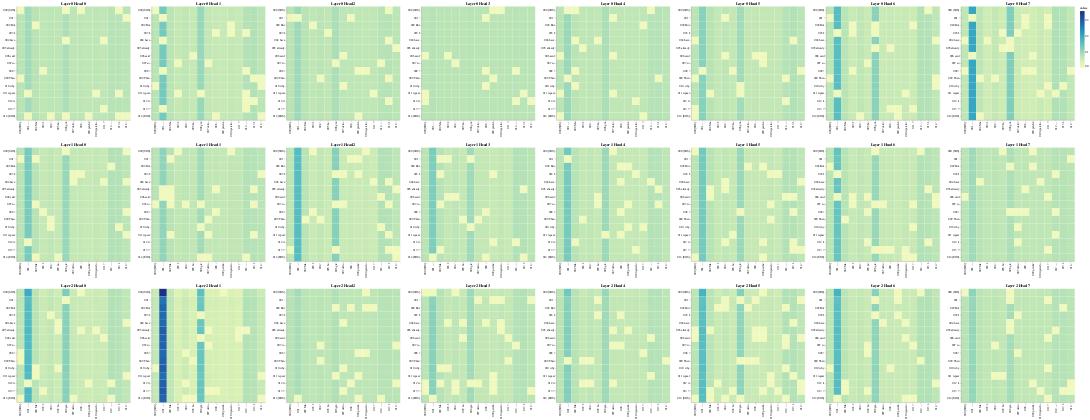

The notebook cell this image was saved under:
### Code cell
# Cross-Attention
get_all_attention_maps("encoder-decoder", layers, heads, encoder_input_tokens, decoder_input_tokens, min(20, sentence_len))

### Figure 1 — Vega-Lite specification as saved in the notebook (floating-point values rounded to 4 significant figures; data arrays with more than 128 entries replaced by an {"elided": "..."} marker saying what was removed)
{"config": {"view": {"continuousWidth": 300, "continuousHeight": 300}}, "vconcat": [{"hconcat": [{"data": {"name": "data-6f38e450341299099bb3950595f880e6"}, "mark": {"type": "rect"}, "encoding": {"color": {"field": "value", "type": "quantitative"}, "tooltip": [{"field": "row", "type": "quantitative"}, {"field": "column", "type": "quantitative"}, {"field": "value", "type": "quantitative"}, {"field": "row_token", "type": "nominal"}, {"field": "col_token", "type": "nominal"}], "x": {"axis": {"title": ""}, "field": "col_token", "type": "nominal"}, "y": {"axis": {"title": ""}, "field": "row_token", "type": "nominal"}}, "height": 400, "name": "view_121", "title": "Layer 0 Head 0", "width": 400}, {"data": {"name": "data-6dbe57a26092a02cf934bc00dcea748a"}, "mark": {"type": "rect"}, "encoding": {"color": {"field": "value", "type": "quantitative"}, "tooltip": [{"field": "row", "type": "quantitative"}, {"field": "column", "type": "quantitative"}, {"field": "value", "type": "quantitative"}, {"field": "row_token", "type": "nominal"}, {"field": "col_token", "type": "nominal"}], "x": {"axis": {"title": ""}, "field": "col_token", "type": "nominal"}, "y": {"axis": {"title": ""}, "field": "row_token", "type": "nominal"}}, "height": 400, "name": "view_122", "title": "Layer 0 Head 1", "width": 400}, {"data": {"name": "data-0bd302d32b7d66ae38aeed282dc04ee6"}, "mark": {"type": "rect"}, "encoding": {"color": {"field": "value", "type": "quantitative"}, "tooltip": [{"field": "row", "type": "quantitative"}, {"field": "column", "type": "quantitative"}, {"field": "value", "type": "quantitative"}, {"field": "row_token", "type": "nominal"}, {"field": "col_token", "type": "nominal"}], "x": {"axis": {"title": ""}, "field": "col_token", "type": "nominal"}, "y": {"axis": {"title": ""}, "field": "row_token", "type": "nominal"}}, "height": 400, "name": "view_123", "title": "Layer 0 Head 2", "width": 400}, {"data": {"name": "data-964b26c68feab87e9631c516831bf111"}, "mark": {"type": "rect"}, "encoding": {"color": {"field": "value", "type": "quantitative"}, "tooltip": [{"field": "row", "type": "quantitative"}, {"field": "column", "type": "quantitative"}, {"field": "value", "type": "quantitative"}, {"field": "row_token", "type": "nominal"}, {"field": "col_token", "type": "nominal"}], "x": {"axis": {"title": ""}, "field": "col_token", "type": "nominal"}, "y": {"axis": {"title": ""}, "field": "row_token", "type": "nominal"}}, "height": 400, "name": "view_124", "title": "Layer 0 Head 3", "width": 400}, {"data": {"name": "data-c8702d979bf93dcf69abf6cab0d61b1a"}, "mark": {"type": "rect"}, "encoding": {"color": {"field": "value", "type": "quantitative"}, "tooltip": [{"field": "row", "type": "quantitative"}, {"field": "column", "type": "quantitative"}, {"field": "value", "type": "quantitative"}, {"field": "row_token", "type": "nominal"}, {"field": "col_token", "type": "nominal"}], "x": {"axis": {"title": ""}, "field": "col_token", "type": "nominal"}, "y": {"axis": {"title": ""}, "field": "row_token", "type": "nominal"}}, "height": 400, "name": "view_125", "title": "Layer 0 Head 4", "width": 400}, {"data": {"name": "data-5619184f6d7da37be908b16273a250a6"}, "mark": {"type": "rect"}, "encoding": {"color": {"field": "value", "type": "quantitative"}, "tooltip": [{"field": "row", "type": "quantitative"}, {"field": "column", "type": "quantitative"}, {"field": "value", "type": "quantitative"}, {"field": "row_token", "type": "nominal"}, {"field": "col_token", "type": "nominal"}], "x": {"axis": {"title": ""}, "field": "col_token", "type": "nominal"}, "y": {"axis": {"title": ""}, "field": "row_token", "type": "nominal"}}, "height": 400, "name": "view_126", "title": "Layer 0 Head 5", "width": 400}, {"data": {"name": "data-85960a23d50864f0eae22f94b657d620"}, "mark": {"type": "rect"}, "encoding": {"color": {"field": "value", "type": "quantitative"}, "tooltip": [{"field": "row", "type": "quantitative"}, {"field": "column", "type": "quantitative"}, {"field": "value", "type": "quantitative"}, {"field": "row_token", "type": "nominal"}, {"field": "col_token", "type": "nominal"}], "x": {"axis": {"title": ""}, "field": "col_token", "type": "nominal"}, "y": {"axis": {"title": ""}, "field": "row_token", "type": "nominal"}}, "height": 400, "name": "view_127", "title": "Layer 0 Head 6", "width": 400}, {"data": {"name": "data-aa5672c6c431612b4eebc048577f171e"}, "mark": {"type": "rect"}, "encoding": {"color": {"field": "value", "type": "quantitative"}, "tooltip": [{"field": "row", "type": "quantitative"}, {"field": "column", "type": "quantitative"}, {"field": "value", "type": "quantitative"}, {"field": "row_token", "type": "nominal"}, {"field": "col_token", "type": "nominal"}], "x": {"axis": {"title": ""}, "field": "col_token", "type": "nominal"}, "y": {"axis": {"title": ""}, "field": "row_token", "type": "nominal"}}, "height": 400, "name": "view_128", "title": "Layer 0 Head 7", "width": 400}]}, {"hconcat": [{"data": {"name": "data-a130867e92aadbcb1aa38295565d4caa"}, "mark": {"type": "rect"}, "encoding": {"color": {"field": "value", "type": "quantitative"}, "tooltip": [{"field": "row", "type": "quantitative"}, {"field": "column", "type": "quantitative"}, {"field": "value", "type": "quantitative"}, {"field": "row_token", "type": "nominal"}, {"field": "col_token", "type": "nominal"}], "x": {"axis": {"title": ""}, "field": "col_token", "type": "nominal"}, "y": {"axis": {"title": ""}, "field": "row_token", "type": "nominal"}}, "height": 400, "name": "view_129", "title": "Layer 1 Head 0", "width": 400}, {"data": {"name": "data-fc653cf58b5e521f3f1fe9d5f2e3d416"}, "mark": {"type": "rect"}, "encoding": {"color": {"field": "value", "type": "quantitative"}, "tooltip": [{"field": "row", "type": "quantitative"}, {"field": "column", "type": "quantitative"}, {"field": "value", "type": "quantitative"}, {"field": "row_token", "type": "nominal"}, {"field": "col_token", "type": "nominal"}], "x": {"axis": {"title": ""}, "field": "col_token", "type": "nominal"}, "y": {"axis": {"title": ""}, "field": "row_token", "type": "nominal"}}, "height": 400, "name": "view_130", "title": "Layer 1 Head 1", "width": 400}, {"data": {"name": "data-19cf7176a8de4d3e816929c206f7e70e"}, "mark": {"type": "rect"}, "encoding": {"color": {"field": "value", "type": "quantitative"}, "tooltip": [{"field": "row", "type": "quantitative"}, {"field": "column", "type": "quantitative"}, {"field": "value", "type": "quantitative"}, {"field": "row_token", "type": "nominal"}, {"field": "col_token", "type": "nominal"}], "x": {"axis": {"title": ""}, "field": "col_token", "type": "nominal"}, "y": {"axis": {"title": ""}, "field": "row_token", "type": "nominal"}}, "height": 400, "name": "view_131", "title": "Layer 1 Head 2", "width": 400}, {"data": {"name": "data-58106b9dcae704cb03ebcf9f58cc7639"}, "mark": {"type": "rect"}, "encoding": {"color": {"field": "value", "type": "quantitative"}, "tooltip": [{"field": "row", "type": "quantitative"}, {"field": "column", "type": "quantitative"}, {"field": "value", "type": "quantitative"}, {"field": "row_token", "type": "nominal"}, {"field": "col_token", "type": "nominal"}], "x": {"axis": {"title": ""}, "field": "col_token", "type": "nominal"}, "y": {"axis": {"title": ""}, "field": "row_token", "type": "nominal"}}, "height": 400, "name": "view_132", "title": "Layer 1 Head 3", "width": 400}, {"data": {"name": "data-70d1941661f148b37bfec61ccd370947"}, "mark": {"type": "rect"}, "encoding": {"color": {"field": "value", "type": "quantitative"}, "tooltip": [{"field": "row", "type": "quantitative"}, {"field": "column", "type": "quantitative"}, {"field": "value", "type": "quantitative"}, {"field": "row_token", "type": "nominal"}, {"field": "col_token", "type": "nominal"}], "x": {"axis": {"title": ""}, "field": "col_token", "type": "nominal"}, "y": {"axis": {"title": ""}, "field": "row_token", "type": "nominal"}}, "height": 400, "name": "view_133", "title": "Layer 1 Head 4", "width": 400}, {"data": {"name": "data-56bd0d8bb8d9ea0a274d4bbb88afe076"}, "mark": {"type": "rect"}, "encoding": {"color": {"field": "value", "type": "quantitative"}, "tooltip": [{"field": "row", "type": "quantitative"}, {"field": "column", "type": "quantitative"}, {"field": "value", "type": "quantitative"}, {"field": "row_token", "type": "nominal"}, {"field": "col_token", "type": "nominal"}], "x": {"axis": {"title": ""}, "field": "col_token", "type": "nominal"}, "y": {"axis": {"title": ""}, "field": "row_token", "type": "nominal"}}, "height": 400, "name": "view_134", "title": "Layer 1 Head 5", "width": 400}, {"data": {"name": "data-b34f5833df45f3c2dfbf997bd5522df5"}, "mark": {"type": "rect"}, "encoding": {"color": {"field": "value", "type": "quantitative"}, "tooltip": [{"field": "row", "type": "quantitative"}, {"field": "column", "type": "quantitative"}, {"field": "value", "type": "quantitative"}, {"field": "row_token", "type": "nominal"}, {"field": "col_token", "type": "nominal"}], "x": {"axis": {"title": ""}, "field": "col_token", "type": "nominal"}, "y": {"axis": {"title": ""}, "field": "row_token", "type": "nominal"}}, "height": 400, "name": "view_135", "title": "Layer 1 Head 6", "width": 400}, {"data": {"name": "data-862fbc78302ca39e532443317aa7dcbf"}, "mark": {"type": "rect"}, "encoding": {"color": {"field": "value", "type": "quantitative"}, "tooltip": [{"field": "row", "type": "quantitative"}, {"field": "column", "type": "quantitative"}, {"field": "value", "type": "quantitative"}, {"field": "row_token", "type": "nominal"}, {"field": "col_token", "type": "nominal"}], "x": {"axis": {"title": ""}, "field": "col_token", "type": "nominal"}, "y": {"axis": {"title": ""}, "field": "row_token", "type": "nominal"}}, "height": 400, "name": "view_136", "title": "Layer 1 Head 7", "width": 400}]}, {"hconcat": [{"data": {"name": "data-01fe0a309dd6309f609b3be2ad27c73e"}, "mark": {"type": "rect"}, "encoding": {"color": {"field": "value", "type": "quantitative"}, "tooltip": [{"field": "row", "type": "quantitative"}, {"field": "column", "type": "quantitative"}, {"field": "value", "type": "quantitative"}, {"field": "row_token", "type": "nominal"}, {"field": "col_token", "type": "nominal"}], "x": {"axis": {"title": ""}, "field": "col_token", "type": "nominal"}, "y": {"axis": {"title": ""}, "field": "row_token", "type": "nominal"}}, "height": 400, "name": "view_137", "title": "Layer 2 Head 0", "width": 400}, {"data": {"name": "data-6d456a397e1e5dabf44d150c0a87cce6"}, "mark": {"type": "rect"}, "encoding": {"color": {"field": "value", "type": "quantitative"}, "tooltip": [{"field": "row", "type": "quantitative"}, {"field": "column", "type": "quantitative"}, {"field": "value", "type": "quantitative"}, {"field": "row_token", "type": "nominal"}, {"field": "col_token", "type": "nominal"}], "x": {"axis": {"title": ""}, "field": "col_token", "type": "nominal"}, "y": {"axis": {"title": ""}, "field": "row_token", "type": "nominal"}}, "height": 400, "name": "view_138", "title": "Layer 2 Head 1", "width": 400}, {"data": {"name": "data-adca64f54ccdf773154b1df4cce9fdd8"}, "mark": {"type": "rect"}, "encoding": {"color": {"field": "value", "type": "quantitative"}, "tooltip": [{"field": "row", "type": "quantitative"}, {"field": "column", "type": "quantitative"}, {"field": "value", "type": "quantitative"}, {"field": "row_token", "type": "nominal"}, {"field": "col_token", "type": "nominal"}], "x": {"axis": {"title": ""}, "field": "col_token", "type": "nominal"}, "y": {"axis": {"title": ""}, "field": "row_token", "type": "nominal"}}, "height": 400, "name": "view_139", "title": "Layer 2 Head 2", "width": 400}, {"data": {"name": "data-133a489d02850455579dfe6a660978e1"}, "mark": {"type": "rect"}, "encoding": {"color": {"field": "value", "type": "quantitative"}, "tooltip": [{"field": "row", "type": "quantitative"}, {"field": "column", "type": "quantitative"}, {"field": "value", "type": "quantitative"}, {"field": "row_token", "type": "nominal"}, {"field": "col_token", "type": "nominal"}], "x": {"axis": {"title": ""}, "field": "col_token", "type": "nominal"}, "y": {"axis": {"title": ""}, "field": "row_token", "type": "nominal"}}, "height": 400, "name": "view_140", "title": "Layer 2 Head 3", "width": 400}, {"data": {"name": "data-9d3ae415c0c8bacaeaf28a4aaf72467a"}, "mark": {"type": "rect"}, "encoding": {"color": {"field": "value", "type": "quantitative"}, "tooltip": [{"field": "row", "type": "quantitative"}, {"field": "column", "type": "quantitative"}, {"field": "value", "type": "quantitative"}, {"field": "row_token", "type": "nominal"}, {"field": "col_token", "type": "nominal"}], "x": {"axis": {"title": ""}, "field": "col_token", "type": "nominal"}, "y": {"axis": {"title": ""}, "field": "row_token", "type": "nominal"}}, "height": 400, "name": "view_141", "title": "Layer 2 Head 4", "width": 400}, {"data": {"name": "data-556c4cb333bd56b8157c13044a589c88"}, "mark": {"type": "rect"}, "encoding": {"color": {"field": "value", "type": "quantitative"}, "tooltip": [{"field": "row", "type": "quantitative"}, {"field": "column", "type": "quantitative"}, {"field": "value", "type": "quantitative"}, {"field": "row_token", "type": "nominal"}, {"field": "col_token", "type": "nominal"}], "x": {"axis": {"title": ""}, "field": "col_token", "type": "nominal"}, "y": {"axis": {"title": ""}, "field": "row_token", "type": "nominal"}}, "height": 400, "name": "view_142", "title": "Layer 2 Head 5", "width": 400}, {"data": {"name": "data-6a803a8bcf69f40fd24fb9030abbadd0"}, "mark": {"type": "rect"}, "encoding": {"color": {"field": "value", "type": "quantitative"}, "tooltip": [{"field": "row", "type": "quantitative"}, {"field": "column", "type": "quantitative"}, {"field": "value", "type": "quantitative"}, {"field": "row_token", "type": "nominal"}, {"field": "col_token", "type": "nominal"}], "x": {"axis": {"title": ""}, "field": "col_token", "type": "nominal"}, "y": {"axis": {"title": ""}, "field": "row_token", "type": "nominal"}}, "height": 400, "name": "view_143", "title": "Layer 2 Head 6", "width": 400}, {"data": {"name": "data-7b2d64720f7761018b7b6f22abdd3713"}, "mark": {"type": "rect"}, "encoding": {"color": {"field": "value", "type": "quantitative"}, "tooltip": [{"field": "row", "type": "quantitative"}, {"field": "column", "type": "quantitative"}, {"field": "value", "type": "quantitative"}, {"field": "row_token", "type": "nominal"}, {"field": "col_token", "type": "nominal"}], "x": {"axis": {"title": ""}, "field": "col_token", "type": "nominal"}, "y": {"axis": {"title": ""}, "field": "row_token", "type": "nominal"}}, "height": 400, "name": "view_144", "title": "Layer 2 Head 7", "width": 400}]}], "params": [{"name": "param_121", "select": {"type": "interval", "encodings": ["x", "y"]}, "bind": "scales", "views": ["view_121"]}, {"name": "param_122", "select": {"type": "interval", "encodings": ["x", "y"]}, "bind": "scales", "views": ["view_122"]}, {"name": "param_123", "select": {"type": "interval", "encodings": ["x", "y"]}, "bind": "scales", "views": ["view_123"]}, {"name": "param_124", "select": {"type": "interval", "encodings": ["x", "y"]}, "bind": "scales", "views": ["view_124"]}, {"name": "param_125", "select": {"type": "interval", "encodings": ["x", "y"]}, "bind": "scales", "views": ["view_125"]}, {"name": "param_126", "select": {"type": "interval", "encodings": ["x", "y"]}, "bind": "scales", "views": ["view_126"]}, {"name": "param_127", "select": {"type": "interval", "encodings": ["x", "y"]}, "bind": "scales", "views": ["view_127"]}, {"name": "param_128", "select": {"type": "interval", "encodings": ["x", "y"]}, "bind": "scales", "views": ["view_128"]}, {"name": "param_129", "select": {"type": "interval", "encodings": ["x", "y"]}, "bind": "scales", "views": ["view_129"]}, {"name": "param_130", "select": {"type": "interval", "encodings": ["x", "y"]}, "bind": "scales", "views": ["view_130"]}, {"name": "param_131", "select": {"type": "interval", "encodings": ["x", "y"]}, "bind": "scales", "views": ["view_131"]}, {"name": "param_132", "select": {"type": "interval", "encodings": ["x", "y"]}, "bind": "scales", "views": ["view_132"]}, {"name": "param_133", "select": {"type": "interval", "encodings": ["x", "y"]}, "bind": "scales", "views": ["view_133"]}, {"name": "param_134", "select": {"type": "interval", "encodings": ["x", "y"]}, "bind": "scales", "views": ["view_134"]}, {"name": "param_135", "select": {"type": "interval", "encodings": ["x", "y"]}, "bind": "scales", "views": ["view_135"]}, {"name": "param_136", "select": {"type": "interval", "encodings": ["x", "y"]}, "bind": "scales", "views": ["view_136"]}, {"name": "param_137", "select": {"type": "interval", "encodings": ["x", "y"]}, "bind": "scales", "views": ["view_137"]}, {"name": "param_138", "select": {"type": "interval", "encodings": ["x", "y"]}, "bind": "scales", "views": ["view_138"]}, {"name": "param_139", "select": {"type": "interval", "encodings": ["x", "y"]}, "bind": "scales", "views": ["view_139"]}, {"name": "param_140", "select": {"type": "interval", "encodings": ["x", "y"]}, "bind": "scales", "views": ["view_140"]}, {"name": "param_141", "select": {"type": "interval", "encodings": ["x", "y"]}, "bind": "scales", "views": ["view_141"]}, {"name": "param_142", "select": {"type": "interval", "encodings": ["x", "y"]}, "bind": "scales", "views": ["view_142"]}, {"name": "param_143", "select": {"type": "interval", "encodings": ["x", "y"]}, "bind": "scales", "views": ["view_143"]}, {"name": "param_144", "select": {"type": "interval", "encodings": ["x", "y"]}, "bind": "scales", "views": ["view_144"]}], "$schema": "https://vega.github.io/schema/vega-lite/v5.14.1.json", "datasets": {"data-6f38e450341299099bb3950595f880e6": {"elided": "225 records"}, "data-6dbe57a26092a02cf934bc00dcea748a": {"elided": "225 records"}, "data-0bd302d32b7d66ae38aeed282dc04ee6": {"elided": "225 records"}, "data-964b26c68feab87e9631c516831bf111": {"elided": "225 records"}, "data-c8702d979bf93dcf69abf6cab0d61b1a": {"elided": "225 records"}, "data-5619184f6d7da37be908b16273a250a6": {"elided": "225 records"}, "data-85960a23d50864f0eae22f94b657d620": {"elided": "225 records"}, "data-aa5672c6c431612b4eebc048577f171e": {"elided": "225 records"}, "data-a130867e92aadbcb1aa38295565d4caa": {"elided": "225 records"}, "data-fc653cf58b5e521f3f1fe9d5f2e3d416": {"elided": "225 records"}, "data-19cf7176a8de4d3e816929c206f7e70e": {"elided": "225 records"}, "data-58106b9dcae704cb03ebcf9f58cc7639": {"elided": "225 records"}, "data-70d1941661f148b37bfec61ccd370947": {"elided": "225 records"}, "data-56bd0d8bb8d9ea0a274d4bbb88afe076": {"elided": "225 records"}, "data-b34f5833df45f3c2dfbf997bd5522df5": {"elided": "225 records"}, "data-862fbc78302ca39e532443317aa7dcbf": {"elided": "225 records"}, "data-01fe0a309dd6309f609b3be2ad27c73e": {"elided": "225 records"}, "data-6d456a397e1e5dabf44d150c0a87cce6": {"elided": "225 records"}, "data-adca64f54ccdf773154b1df4cce9fdd8": {"elided": "225 records"}, "data-133a489d02850455579dfe6a660978e1": {"elided": "225 records"}, "data-9d3ae415c0c8bacaeaf28a4aaf72467a": {"elided": "225 records"}, "data-556c4cb333bd56b8157c13044a589c88": {"elided": "225 records"}, "data-6a803a8bcf69f40fd24fb9030abbadd0": {"elided": "225 records"}, "data-7b2d64720f7761018b7b6f22abdd3713": {"elided": "225 records"}}}
